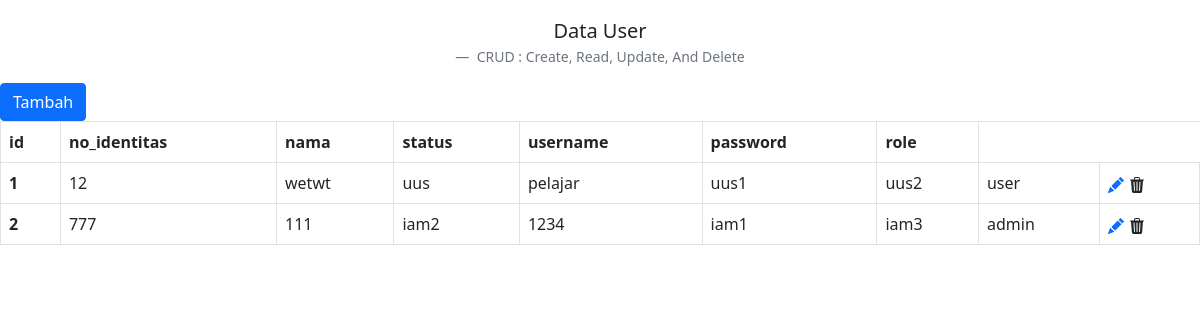
Screenshot of /user.php with the database file from the repository.
### tables this page shows
CREATE TABLE `user` (
  `id` int(225) NOT NULL,
  `no_identitas` varchar(225) NOT NULL,
  `nama` varchar(225) NOT NULL,
  `status` varchar(225) NOT NULL,
  `username` varchar(225) NOT NULL,
  `pasword` varchar(225) NOT NULL,
  `role` varchar(225) NOT NULL
);

### user.php (the view, shortened to what this page needs)
<!doctype html>
<?php
include 'cek_barang.php';
?>
<html lang="en">
<head>
    <link href="https://cdn.jsdelivr.net/npm/bootstrap@5.0.2/dist/css/bootstrap.min.css" rel="stylesheet"
>
</head>
<body>
        <figure class="text-center mt-3">
            <blockquote class="blockquote">
                <p>Data User</p>
            </blockquote>
            <figcaption class="blockquote-footer">
                CRUD : Create, Read, Update, And Delete <cite title="Source Title"></cite>
            </figcaption>
        </figure>
        <a href="barang.php" type="button"  class="btn btn-primary">Tambah</a>
        <table class="table table-hover table-bordered">
            <thead>
                <tr>
                    <th scope="col">id</th>
                    <th scope="col">no_identitas</th>
                    <th scope="col">nama</th>
                    <th scope="col">status</th>
                    <th scope="col">username</th>
                    <th scope="col">password</th>
                    <th scope="col">role</th>
                </tr>
            </thead>
            <tbody>
                <?php
                $query = "SELECT * FROM user";
                $sql = mysqli_query($konek, $query);
                $no = 1;
                while ($data = mysqli_fetch_array($sql)) {
                    ?>
                    <tr>
                        <th scope="row">
                            <?php echo $no ?>
                        </th>
                        <td>
                            <?php echo $data['id']; ?>
                        </td>
                        <td>
                            <?php echo $data['no_identitas']; ?>
                        </td>
                        <td>
                            <?php echo $data['nama']; ?>
                        </td>
                        <td>
                            <?php echo $data['status']; ?>
                        </td>
                        <td>
                            <?php echo $data['username']; ?>
                        </td>
                        <td>
                            <?php echo $data['pasword']; ?>
                        </td>
                        <td>
                            <?php echo $data['role']; ?>
                        </td>
                        <td> <a href="olah.php?=id<?php echo $data['id'];?>"></a>
                        </td>
                    </tr>
                    <?php
                    $no++;
                } ?>
            </tbody>
        </table>
</body>
</html>

### rows the page displays
user: id "12", no_identitas "wetwt", nama "uus", status "pelajar", username "uus1", pasword "uus2", role "user"
user: id "777", no_identitas "111", nama "iam2", status "1234", username "iam1", pasword "iam3", role "admin"
